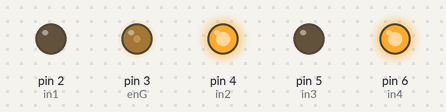
The sketch below on a simulated Arduino Uno, built with avr-gcc and run on an emulated ATmega328P. Parts: output pins drawn as LEDs (lit = HIGH).

Above: at 0.1 s.
Timing chart, 0 to 1.6 s (numbered marks = the images above):
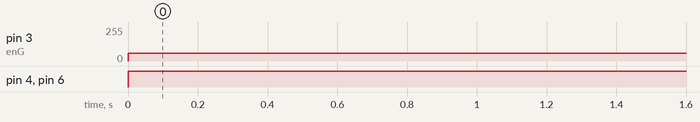

Measured:
- by itself, pin 3 (enG): 0/255 → 60/255 at 0.00 s
- by itself, pin 4 (in2), pin 6 (in4): LOW → HIGH at 0.00 s

The sketch:

testDrivers2.ino
```cpp
int enG = 3;

int in1 = 2;
int in2 = 4;

int in3 = 5;
int in4 = 6;

void setup() {
  pinMode(enG, OUTPUT);
  pinMode(in1, OUTPUT);
  pinMode(in2, OUTPUT);

  pinMode(in3, OUTPUT);
  pinMode(in4, OUTPUT);
}

void loop() {
  analogWrite(enG, 60);
  //front
//  digitalWrite(in1, LOW);
//  digitalWrite(in2, HIGH);
//
//  digitalWrite(in3, HIGH);
//  digitalWrite(in4, LOW);

  //back
//  digitalWrite(in1, HIGH);
//  digitalWrite(in2, LOW);
//
//  digitalWrite(in3, LOW);
//  digitalWrite(in4, HIGH);

  //right
//  digitalWrite(in1, HIGH);
//  digitalWrite(in2, LOW);
//
//  digitalWrite(in3, HIGH);
//  digitalWrite(in4, LOW);

 //left
  digitalWrite(in1, LOW);
  digitalWrite(in2, HIGH);

  digitalWrite(in3, LOW);
  digitalWrite(in4, HIGH);

}
```
